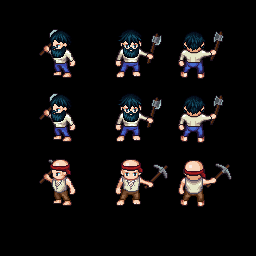

This game map was drawn from its Tiled (.tmx) file and the tilesets committed beside it. A one-line description and the trimmed map source follow:
An orthogonal 8x8 tile map with 32x32 px tiles, 1 tile layer (Tile Layer 1), 3 tilesets.

<map version="1.8" tiledversion="1.8.2" orientation="orthogonal" renderorder="right-down" width="8" height="8" tilewidth="32" tileheight="32" infinite="0" nextlayerid="2" nextobjectid="1">
 <tileset firstgid="1" source="hammer.tsx" />
 <tileset firstgid="65" source="axe.tsx" />
 <tileset firstgid="129" source="pickaxe.tsx" />
 <layer id="1" name="Tile Layer 1" width="8" height="8">
  <data>[64 cells, 9 non-empty, 9 distinct tile ids]</data>
 </layer>
</map>
